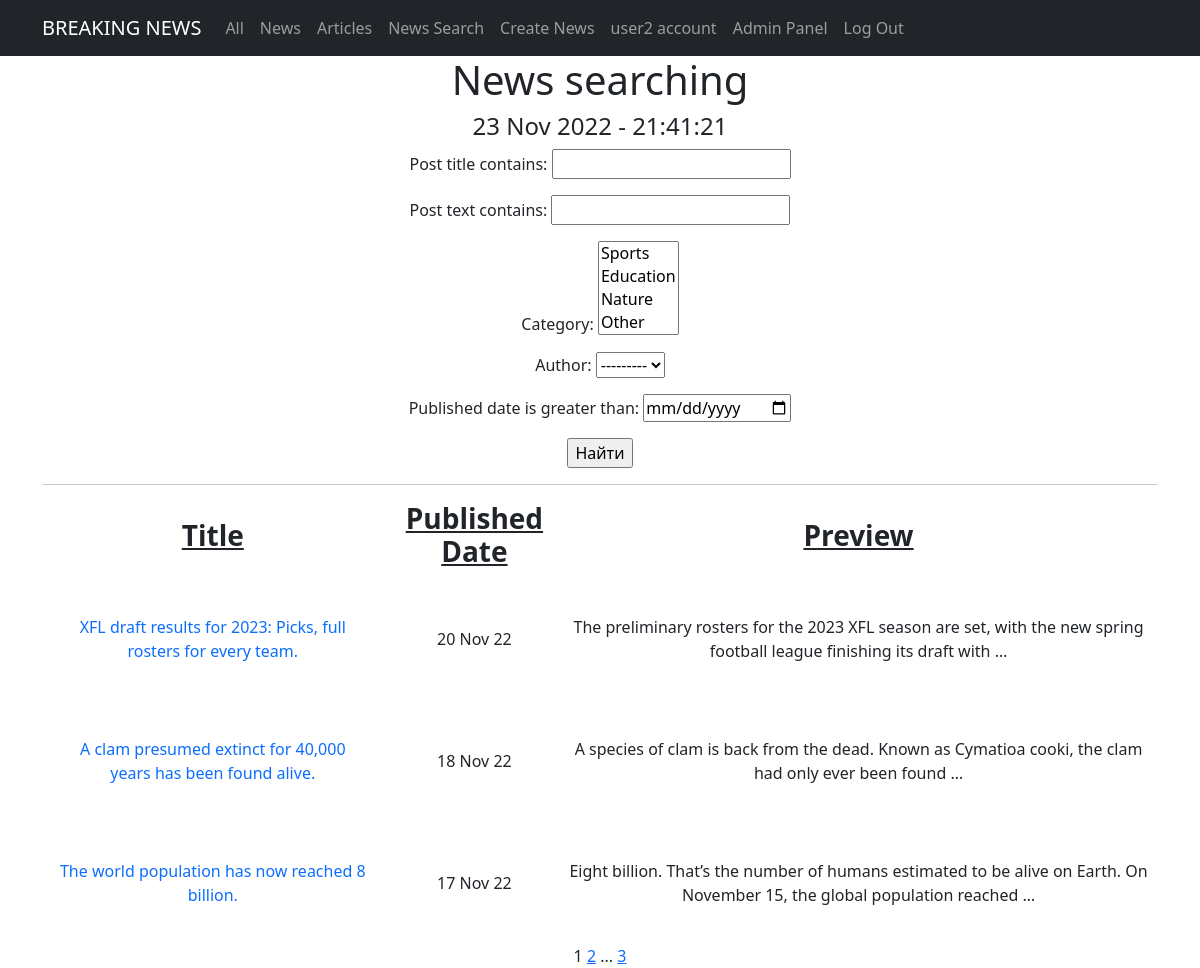
Page /news/search/ (signed in) on the committed database.
### newsportal/models.py (models this page shows, shortened)
class Category(models.Model):
    category = models.CharField(unique=True, max_length=100)
    def __str__(self):
        return f'{self.category}'

class Post(models.Model):
    author = models.ForeignKey(Author, on_delete=models.CASCADE)
    type = models.CharField(max_length=2, choices=TYPES, default=news)
    published_date = models.DateTimeField(auto_now_add=True)
    post_title = models.CharField(max_length=100)
    post_text = models.TextField()
    category = models.ManyToManyField(Category, through="PostCategory")
    post_rating = models.IntegerField(default=0)

### newsportal/views.py (the view)
# urls.py: path("search/", NewsSearch.as_view(), name='news_search'),
class NewsSearch(PostSearch):
    template_name = 'news_search.html'
    def get_queryset(self):
        queryset = super().get_queryset()
        self.filterset = PostFilter(self.request.GET, queryset)
        return self.filterset.qs.filter(type="NW")

### newsportal/models.py (called while the page is built)
    def __str__(self):
        return f'{self.user.username}'

### newsportal/templatetags/custom_filters.py (called while the page is built)
@register.filter()
def censor(text):
    if isinstance(text, str):
        wordstocensor = ['fool', 'death', 'suffer']
        text = re.split('(\W+)', text)
        for i, j in enumerate(text):
            for k in wordstocensor:
                if k in j.lower():
                    text[i] = text[i][0] + '*'*(len(text[i]) - 1)
        return ''.join(text)
    else:
        raise Exception("This filter is applicable only to the <class 'str'>")

### newsportal/templatetags/custom_tags.py (called while the page is built)
@register.simple_tag()
def current_time(format_string='%d %b %Y - %H:%M:%S'):
    return datetime.now().astimezone().strftime(format_string)

@register.simple_tag(takes_context=True)
def url_replace(context, **kwargs):
   d = context['request'].GET.copy()
   for k, v in kwargs.items():
       d[k] = v
   return d.urlencode()

### newsportal/views.py (called while the page is built)
    def get_queryset(self):
        queryset = super().get_queryset()
        self.filterset = PostFilter(self.request.GET, queryset)
        return self.filterset.qs

    def get_context_data(self, **kwargs):
        context = super().get_context_data(**kwargs)
        context['filterset'] = self.filterset
        return context

### templates/news_search.html (shortened to what this page needs)
{% extends 'news.html' %}
{% load custom_filters %}
{% load custom_tags %}
{% block content %}
<h1>News searching</h1>
<h4>{% current_time '%d %b %Y - %H:%M:%S' %}</h4>
   <form action="" method="get">
       {{ filterset.form.as_p }}
       <input type="submit" value="Найти" />
   </form>
<hr>
   {% if posts %}
       <table>
           <tr>
               <td><h3><span style="text-decoration: underline;"><strong>Title</strong></span></h3></td>
               <td><h3><span style="text-decoration: underline;"><strong>Published Date</strong></span></h3></td>
               <td><h3><span style="text-decoration: underline;"><strong>Preview</strong></span></h3></td>
           </tr>
           {% for post in posts %}
           <tr>
               <td><a class="nav-link" href="/news/{{post.pk}}">{{ post.post_title|censor }}</a></td>
               <td>{{ post.published_date|date:'d M y' }}</td>
               <td>{{ post.post_text|truncatewords:20|censor }}</td>
               <td><p>&nbsp;</p><p>&nbsp;</p><p>&nbsp;</p></td>
           </tr>
           {% endfor %}
       </table>
   {% else %}
       <h2>Nothing here</h2>
   {% endif %}
{% endblock content %}

### templates/flatpages/default.html (shortened to what this page needs)
<!DOCTYPE html>
<html lang="en">
    <head>
        {% load static %}
        <link href="{% static 'css/styles.css' %}" rel="stylesheet" />
    </head>
    <body>
        <nav class="navbar navbar-expand-lg navbar-dark bg-dark static-top">
            <div class="container">
                <a class="navbar-brand" href="#">BREAKING NEWS</a>
                <div class="collapse navbar-collapse" id="navbarResponsive">
                    <ul class="navbar-nav ml-auto">
                        {% block view %}
                        <li class="nav-item active">
                            <a class="nav-link" href="/">All</a>
                        </li>
                        <li class="nav-item">
                            <a class="nav-link" href="/news/">News</a>
                        </li>
                        <li class="nav-item">
                            <a class="nav-link" href="/articles/">Articles</a>
                        </li>
                        {% endblock view %}
                        {% block content2 %}
                        {% endblock content2 %}
                        {% block account %}
                        <li class="nav-item">
                            <a class="nav-link" href="/account/">{{ request.user.username }} account</a>
                        </li>
                        {% endblock account %}
                        <li class="nav-item">
                            <a class="nav-link" href="/admin/">Admin Panel</a>
                        </li>
                        {% block blogout %}
                        <li class="nav-item">
                            <a class="nav-link" href="/sign/logout/">Log Out</a>
                        </li>
                        {% endblock blogout %}
                    </ul>
                </div>
            </div>
        </nav>
        <div class="container">
            <div class="row">
                <div class="col-lg-12 text-center">
                    {% block content %}{% endblock content %}
                    {% block content3 %}
                    {% endblock content3 %}
                </div>
            </div>
        </div>
    </body>
</html>

### rows in the picture
Category: category "Sports / Education / Nature / Other"
Post: post_title|censor "XFL draft results for 2023: Picks, full rosters for every team.", published_date "20 Nov 22", post_text|censor "The preliminary rosters for the 2023 XFL season are set, with the new spring football league finishing its draft with …"
Post: post_title|censor "A clam presumed extinct for 40,000 years has been found alive.", published_date "18 Nov 22", post_text|censor "A species of clam is back from the dead. Known as Cymatioa cooki, the clam had only ever been found …"
Post: post_title|censor "The world population has now reached 8 billion.", published_date "17 Nov 22", post_text|censor "Eight billion. That’s the number of humans estimated to be alive on Earth. On November 15, the global population reached …"

### other values in the picture
{{ request.user.username }} "user2"
{{ page_obj.number }} "1"
{{ page_obj.next_page_number }} "2"
{{ page_obj.paginator.num_pages }} "3"
